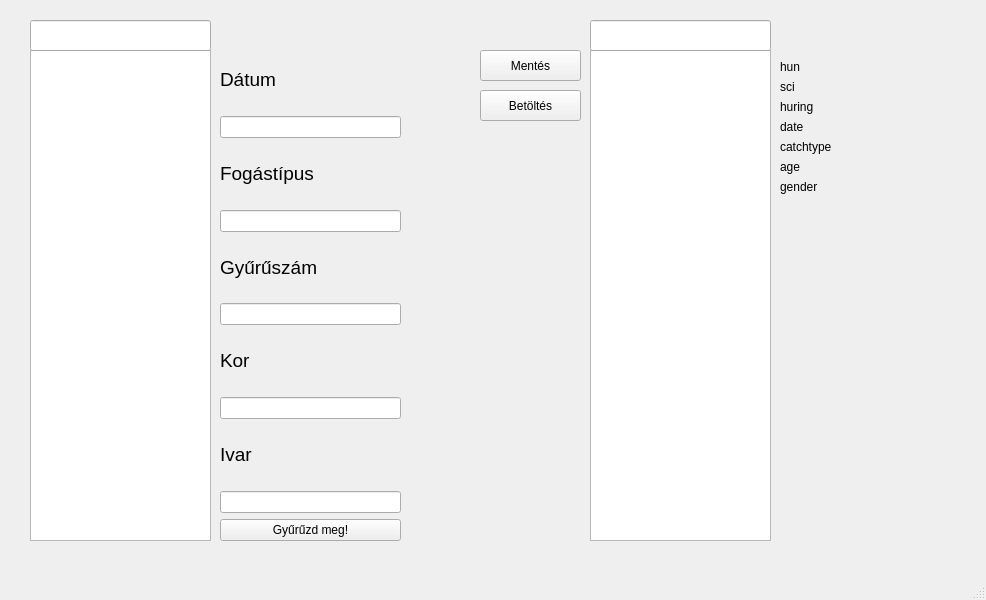
<?xml version="1.0" encoding="UTF-8"?>
<ui version="4.0">
 <class>MainWindow</class>
 <widget class="QMainWindow" name="MainWindow">
  <property name="geometry">
   <rect>
    <x>0</x>
    <y>0</y>
    <width>986</width>
    <height>600</height>
   </rect>
  </property>
  <property name="windowTitle">
   <string>MainWindow</string>
  </property>
  <widget class="QWidget" name="centralwidget">
   <widget class="QListView" name="listView">
    <property name="geometry">
     <rect>
      <x>30</x>
      <y>50</y>
      <width>181</width>
      <height>491</height>
     </rect>
    </property>
    <property name="editTriggers">
     <set>QAbstractItemView::EditTrigger::NoEditTriggers</set>
    </property>
   </widget>
   <widget class="QLineEdit" name="lineEdit">
    <property name="geometry">
     <rect>
      <x>30</x>
      <y>20</y>
      <width>181</width>
      <height>31</height>
     </rect>
    </property>
   </widget>
   <widget class="QListView" name="listView_2">
    <property name="geometry">
     <rect>
      <x>590</x>
      <y>50</y>
      <width>181</width>
      <height>491</height>
     </rect>
    </property>
    <property name="editTriggers">
     <set>QAbstractItemView::EditTrigger::NoEditTriggers</set>
    </property>
   </widget>
   <widget class="QLineEdit" name="lineEdit_2">
    <property name="geometry">
     <rect>
      <x>590</x>
      <y>20</y>
      <width>181</width>
      <height>31</height>
     </rect>
    </property>
   </widget>
   <widget class="QPushButton" name="saveButton">
    <property name="geometry">
     <rect>
      <x>480</x>
      <y>50</y>
      <width>101</width>
      <height>31</height>
     </rect>
    </property>
    <property name="text">
     <string>Mentés</string>
    </property>
   </widget>
   <widget class="QPushButton" name="loadButton">
    <property name="geometry">
     <rect>
      <x>480</x>
      <y>90</y>
      <width>101</width>
      <height>31</height>
     </rect>
    </property>
    <property name="text">
     <string>Betöltés</string>
    </property>
   </widget>
   <widget class="QWidget" name="">
    <property name="geometry">
     <rect>
      <x>220</x>
      <y>50</y>
      <width>181</width>
      <height>491</height>
     </rect>
    </property>
    <layout class="QVBoxLayout" name="verticalLayout">
     <item alignment="">
      <widget class="QLabel" name="label">
       <property name="text">
        <string>&lt;html&gt;&lt;head/&gt;&lt;body&gt;&lt;p&gt;&lt;span style=&quot; font-size:14pt;&quot;&gt;Dátum&lt;/span&gt;&lt;/p&gt;&lt;/body&gt;&lt;/html&gt;</string>
       </property>
      </widget>
     </item>
     <item>
      <widget class="QLineEdit" name="catchDateLine"/>
     </item>
     <item alignment="">
      <widget class="QLabel" name="label_2">
       <property name="text">
        <string>&lt;html&gt;&lt;head/&gt;&lt;body&gt;&lt;p&gt;&lt;span style=&quot; font-size:14pt;&quot;&gt;Fogástípus&lt;/span&gt;&lt;/p&gt;&lt;/body&gt;&lt;/html&gt;</string>
       </property>
      </widget>
     </item>
     <item>
      <widget class="QLineEdit" name="catchTypeLine"/>
     </item>
     <item alignment="">
      <widget class="QLabel" name="label_3">
       <property name="text">
        <string>&lt;html&gt;&lt;head/&gt;&lt;body&gt;&lt;p&gt;&lt;span style=&quot; font-size:14pt;&quot;&gt;Gyűrűszám&lt;/span&gt;&lt;/p&gt;&lt;/body&gt;&lt;/html&gt;</string>
       </property>
      </widget>
     </item>
     <item>
      <widget class="QLineEdit" name="ringNumberLine"/>
     </item>
     <item alignment="">
      <widget class="QLabel" name="label_4">
       <property name="text">
        <string>&lt;html&gt;&lt;head/&gt;&lt;body&gt;&lt;p&gt;&lt;span style=&quot; font-size:14pt;&quot;&gt;Kor&lt;/span&gt;&lt;/p&gt;&lt;/body&gt;&lt;/html&gt;</string>
       </property>
      </widget>
     </item>
     <item>
      <widget class="QLineEdit" name="ageLine"/>
     </item>
     <item alignment="">
      <widget class="QLabel" name="label_5">
       <property name="text">
        <string>&lt;html&gt;&lt;head/&gt;&lt;body&gt;&lt;p&gt;&lt;span style=&quot; font-size:14pt;&quot;&gt;Ivar&lt;/span&gt;&lt;/p&gt;&lt;/body&gt;&lt;/html&gt;</string>
       </property>
      </widget>
     </item>
     <item>
      <widget class="QLineEdit" name="genderLine"/>
     </item>
     <item>
      <widget class="QPushButton" name="pushButton">
       <property name="text">
        <string>Gyűrűzd meg!</string>
       </property>
      </widget>
     </item>
    </layout>
   </widget>
   <widget class="QWidget" name="">
    <property name="geometry">
     <rect>
      <x>780</x>
      <y>60</y>
      <width>191</width>
      <height>171</height>
     </rect>
    </property>
    <layout class="QFormLayout" name="formLayout">
     <item row="0" column="0">
      <widget class="QLabel" name="label_6">
       <property name="text">
        <string>hun</string>
       </property>
      </widget>
     </item>
     <item row="0" column="1">
      <widget class="QLabel" name="hunLabel">
       <property name="text">
        <string/>
       </property>
      </widget>
     </item>
     <item row="1" column="0">
      <widget class="QLabel" name="label_9">
       <property name="text">
        <string>sci</string>
       </property>
      </widget>
     </item>
     <item row="1" column="1">
      <widget class="QLabel" name="sciLabel">
       <property name="text">
        <string/>
       </property>
      </widget>
     </item>
     <item row="2" column="0">
      <widget class="QLabel" name="label_11">
       <property name="text">
        <string>huring</string>
       </property>
      </widget>
     </item>
     <item row="2" column="1">
      <widget class="QLabel" name="huringLabel">
       <property name="text">
        <string/>
       </property>
      </widget>
     </item>
     <item row="3" column="0">
      <widget class="QLabel" name="label_16">
       <property name="text">
        <string>date</string>
       </property>
      </widget>
     </item>
     <item row="3" column="1">
      <widget class="QLabel" name="dateLabel">
       <property name="text">
        <string/>
       </property>
      </widget>
     </item>
     <item row="4" column="0">
      <widget class="QLabel" name="label_13">
       <property name="text">
        <string>catchtype</string>
       </property>
      </widget>
     </item>
     <item row="4" column="1">
      <widget class="QLabel" name="catchtypeLabel">
       <property name="text">
        <string/>
       </property>
      </widget>
     </item>
     <item row="5" column="0">
      <widget class="QLabel" name="label_15">
       <property name="text">
        <string>age</string>
       </property>
      </widget>
     </item>
     <item row="5" column="1">
      <widget class="QLabel" name="ageLabel">
       <property name="text">
        <string/>
       </property>
      </widget>
     </item>
     <item row="6" column="0">
      <widget class="QLabel" name="label_18">
       <property name="text">
        <string>gender</string>
       </property>
      </widget>
     </item>
     <item row="6" column="1">
      <widget class="QLabel" name="genderLabel">
       <property name="text">
        <string/>
       </property>
      </widget>
     </item>
    </layout>
   </widget>
  </widget>
  <widget class="QMenuBar" name="menubar">
   <property name="geometry">
    <rect>
     <x>0</x>
     <y>0</y>
     <width>986</width>
     <height>21</height>
    </rect>
   </property>
  </widget>
  <widget class="QStatusBar" name="statusbar"/>
 </widget>
 <resources/>
 <connections/>
</ui>
